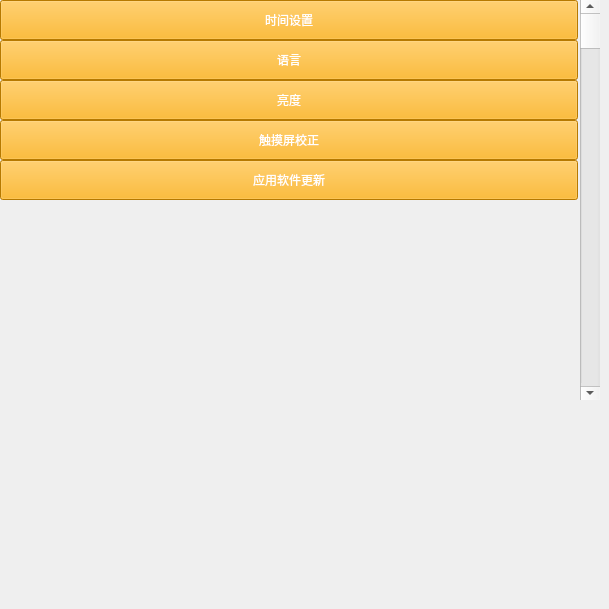
     <widget class="QWidget" name="page_12">
      <widget class="QWidget" name="widget_2" native="true">
       <property name="geometry">
        <rect>
         <x>0</x>
         <y>0</y>
         <width>580</width>
         <height>600</height>
        </rect>
       </property>
       <widget class="QPushButton" name="pushButton_10">
        <property name="geometry">
         <rect>
          <x>0</x>
          <y>80</y>
          <width>578</width>
          <height>40</height>
         </rect>
        </property>
        <property name="styleSheet">
         <string notr="true">background-color: rgb(255, 170, 0);
color: rgb(255, 255, 255);</string>
        </property>
        <property name="text">
         <string>亮度</string>
        </property>
       </widget>
       <widget class="QPushButton" name="pushButton_9">
        <property name="geometry">
         <rect>
          <x>0</x>
          <y>40</y>
          <width>578</width>
          <height>40</height>
         </rect>
        </property>
        <property name="styleSheet">
         <string notr="true">background-color: rgb(255, 170, 0);
color: rgb(255, 255, 255);</string>
        </property>
        <property name="text">
         <string>语言</string>
        </property>
       </widget>
       <widget class="QPushButton" name="pushButton_11">
        <property name="geometry">
         <rect>
          <x>0</x>
          <y>120</y>
          <width>578</width>
          <height>40</height>
         </rect>
        </property>
        <property name="styleSheet">
         <string notr="true">background-color: rgb(255, 170, 0);
color: rgb(255, 255, 255);</string>
        </property>
        <property name="text">
         <string>触摸屏校正</string>
        </property>
       </widget>
       <widget class="QPushButton" name="pushButton_8">
        <property name="geometry">
         <rect>
          <x>0</x>
          <y>0</y>
          <width>578</width>
          <height>40</height>
         </rect>
        </property>
        <property name="styleSheet">
         <string notr="true">background-color: rgb(255, 170, 0);
color: rgb(255, 255, 255);</string>
        </property>
        <property name="text">
         <string>时间设置</string>
        </property>
       </widget>
       <widget class="QPushButton" name="pushButton_13">
        <property name="geometry">
         <rect>
          <x>0</x>
          <y>160</y>
          <width>578</width>
          <height>40</height>
         </rect>
        </property>
        <property name="styleSheet">
         <string notr="true">background-color: rgb(255, 170, 0);
color: rgb(255, 255, 255);</string>
        </property>
        <property name="text">
         <string>应用软件更新</string>
        </property>
       </widget>
      </widget>
      <widget class="QScrollBar" name="verticalScrollBar">
       <property name="geometry">
        <rect>
         <x>580</x>
         <y>0</y>
         <width>20</width>
         <height>400</height>
        </rect>
       </property>
       <property name="orientation">
        <enum>Qt::Vertical</enum>
       </property>
      </widget>
     </widget>
